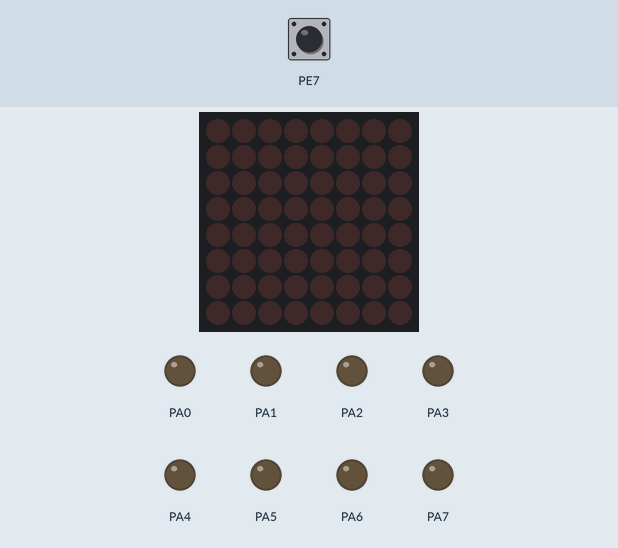
This program was run on a simulated ATmega128, built with avr-gcc and emulated at 8 MHz. Shown: 8×8 LED matrix, output pins drawn as LEDs (lit = HIGH). Wiring (inferred from the names in the program): HT16K33 LED driver at I2C address 0x70. The inputs (shaded band) are chosen by the test bench; at power-on: PE7 LOW.

Above: at 1.2 s.
1.3 s: PE7 driven HIGH
At 1.3 s:
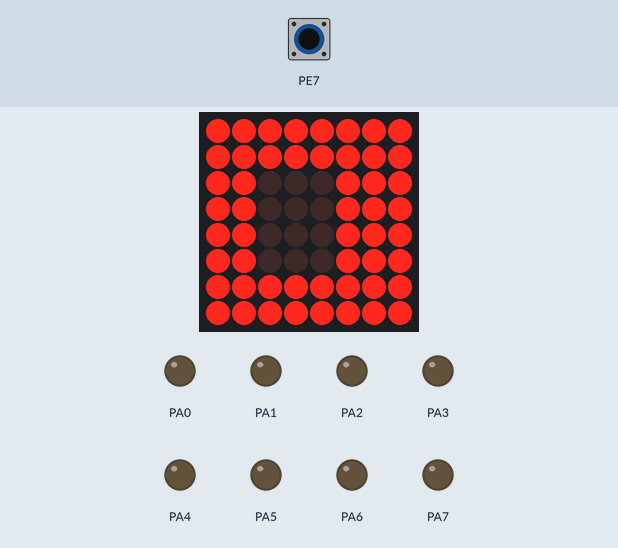
4.3 s: PE7 pulsed LOW 2 times (0.12 s each, 0.3 s apart)
At 5.1 s:
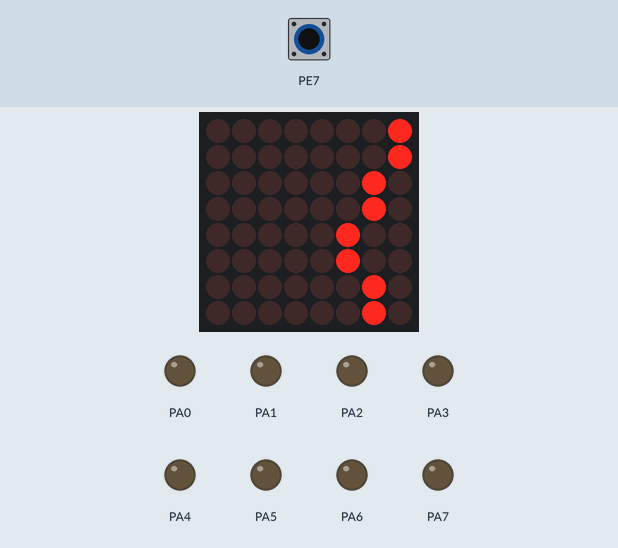
7.9 s: PE7 pulsed LOW 5 times (0.12 s each, 0.3 s apart)
At 9.3 s:
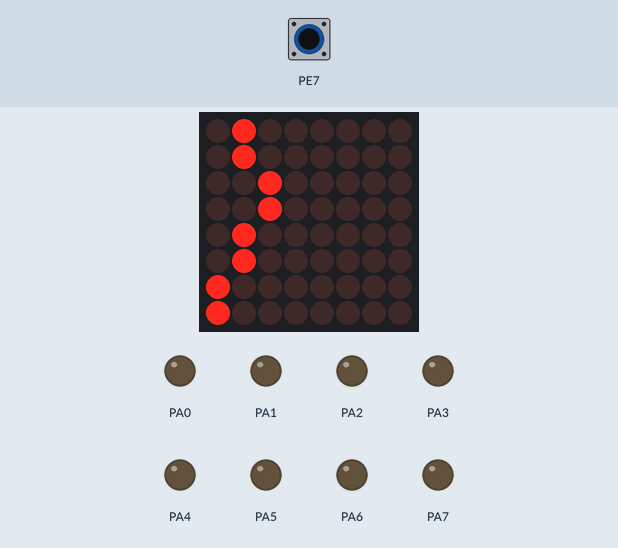
Timing chart, 0 to 10.9 s (numbered marks = the images above; inputs shaded):
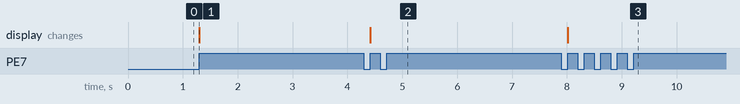

Measured:
- after the input at 1.3 s, every drawn part: stays the same
- after the input at 4.3 s, the display: changes after 0.11 s (image 2)
- after the input at 7.9 s, the display: changes after 0.12 s (image 3)

The program:

main.c
```c
/*
 * EindopdrachtMicroController.c
 *
 * Created: 20-3-2019 09:59:35
 * Author : timvg
 */

#define F_CPU 8000000

#include <avr/io.h>
#include <util/delay.h>
#include <avr/interrupt.h>
#include "animation.h"
#include "ledmatrix.h"

void wait( int ms )
/*
short:			Busy wait number of millisecs
inputs:			int ms (Number of millisecs to busy wait)
outputs:
notes:			Busy wait, not very accurate. Make sure (external)
				clock value is set. This is used by _delay_ms inside
				util/delay.h
Version :    	Initial code
*******************************************************************/
{
	for (int i=0; i<ms; i++)
	{
		_delay_ms( 1 );		// library function (max 30 ms at 8MHz)
	}
}

/*
	initMatrix()

	This will initialize the matrix for writing text on the matrix display
*/
void initMatrix(void){
	twi_init();


	DDRA = 0b11111111;

	EICRB |= 0b11000000; //set INT7 faling edge
	EIMSK |= 0b10000000; //enable INT&
	//enable global interrupt system
	sei();
}

/*
	main()

	Method that will be called on start-up. With a forever loop that will show the text and scrolls it
*/
int main(void)
{
	initMatrix();
	wait(500);

	clear();

	for (;;)
	{
		show_first_animation();
		wait(20);
		clear();
		wait(20);
		show_second_animation();
		wait(20);
		clear();
		wait(20);
		reverse_second_animation();
		wait(20);
		clear();
	}
}
```

animation.c
```c
/*
 * animation.c
 *
 * Created: 20-3-2019 12:20:37
 *  Author: timvg
 *
 */

 #include "animation.h"
 #include "ledmatrix.h"

 void show_first_animation(void);
 void show_second_animation(void);
 void reverse_second_animation(void);
 void clear(void);


 // The array which contains the data for the column of the animation
 char firstAnimationColumn[]= {0x00,0x02,0x04,0x06,0x08,0x0A,0x0C,0x0E,
						   0x0E,0x0E,0x0E,0x0E,0x0E,0x0E,0x0E,0x0c,
						   0x0A,0x08,0x06,0x04,0x02,0x00,0x00,0x00,
						   0x00,0x00,0x00,0x00,0x02,0x04,0x06,0x08,
						   0x0A,0x0C,0x0C,0x0C,0x0C,0x0C,0x0C,0x0A,
						   0x08,0x06,0x04,0x02,0x02,0x02,0x02,0x02,
						   0x04,0x06,0x08,0x0A,0x0A,0x0A,0x0A,0x08,
						   0x06,0x04,0x04,0x04,0x06,0x08,0x08,0x06};

char secondAnimationColumn[]= {0x00,0x02,0x04,0x06,0x08,0x0A,0x0C,0x0E,
							  0x00,0x02,0x04,0x06,0x08,0x0A,0x0C,0x0E,
							  0x00,0x02,0x04,0x06,0x08,0x0A,0x0C,0x0E,
							  0x00,0x02,0x04,0x06,0x08,0x0A,0x0C,0x0E,
							  0x00,0x02,0x04,0x06,0x08,0x0A,0x0C,0x0E,
							  0x00,0x02,0x04,0x06,0x08,0x0A,0x0C,0x0E,
							  0x00,0x02,0x04,0x06,0x08,0x0A,0x0C,0x0E,
							  0x00,0x02,0x04,0x06,0x08,0x0A,0x0C,0x0E};


 // The array which contains the data for the row of the animation
 char firstAnimationRow[]= {0x40,0x40,0x40,0x40,0x40,0x40,0x40,0x40,
						0x60,0x70,0x78,0x7C,0x7E,0x7F,0xFF,0xC0,
						0xC0,0xC0,0xC0,0xC0,0xC0,0xC0,0xC1,0xC3,
						0xC7,0xCF,0xDF,0xFF,0xE0,0xE0,0xE0,0xE0,
						0xE0,0xE0,0xF0,0xF8,0xFC,0xFE,0xFF,0xE1,
						0xE1,0xE1,0xE1,0xE1,0xE3,0xE7,0xEF,0xFF,
						0xF1,0xF1,0xF1,0xF1,0xF9,0xFD,0xFF,0xF3,
						0xF3,0xF3,0xF7,0xFF,0xFB,0xFB,0xFF,0xFF};

char secondAnimationRow[]={0x40,0x40,0x20,0x20,0x10,0x10,0x08,0x08,
						   0x10,0x10,0x08,0x08,0x04,0x04,0x02,0x02,
						   0x04,0x04,0x02,0x02,0x01,0x01,0x80,0x80,
						   0x01,0x01,0x80,0x80,0x40,0x40,0x20,0x20,
						   0x40,0x40,0x20,0x20,0x10,0x10,0x08,0x08,
						   0x10,0x10,0x08,0x08,0x04,0x04,0x02,0x02,
						   0x04,0x04,0x02,0x02,0x01,0x01,0x80,0x80,
						   0x01,0x01,0x80,0x80,0x40,0x40,0x20,0x20};

 /************************************************************************/
 /*
	This function shows the first animation on the dot matrix.
	It uses a for loop to go through the arrays where the data for the animation is stored.
	The animation turns on all lights in a specific order.
	Thanks to the arrays the pattern is already in the right order.
 */
 /************************************************************************/
 void show_first_animation(void)
 {

	 int x;
	 for(x = 0; x < 64; x++)
	 {
		 write_data(firstAnimationColumn[x], firstAnimationRow[x]);
		 wait(15);
	 }
 }

 /************************************************************************/
 /*
	This function shows the second animation on the dot matrix.
	It uses a for loop to go through the arrays where the data for the animation is stored.
	The animation turns on all lights in a specific order.
	Thanks to the arrays the pattern is already in the right order.
 */
 /************************************************************************/
 void show_second_animation(void)
 {

	 int x;
	 for(x = 0; x < 64; x++)
	 {
		 write_data(secondAnimationColumn[x], secondAnimationRow[x]);
		 wait(15);
	 }
 }

 /************************************************************************/
 /*
	This function reverses the second animation.
	It uses a for loop to go through the arrays in reverse order
	where the data for the animation is stored.
 */
 /************************************************************************/
 void reverse_second_animation(void)
 {

	 int x;
	 for(x = 64; x > 0; x--)
	 {
		 write_data(secondAnimationColumn[x], secondAnimationRow[x]);
		 wait(15);
	 }
 }

 /************************************************************************/
 /*
	This function clears the dot matrix.
 */
 /************************************************************************/
 void clear()
 {
	int i;
	for (i = 0; i < 8; i++ )
	{
		write_data(firstAnimationColumn[i], 0);
		wait(1/100);
	}
 }
```

animation.h
```c
/*
 * animation.h
 *
 * Created: 20-3-2019 12:20:59
 *  Author: timvg
 */


#ifndef ANIMATION_H_
#define ANIMATION_H_

void show_first_animation(void);
void show_second_animation(void);
void reverse_second_animation(void);
void clear(void);


#endif /* ANIMATION_H_ */
```

ledmatrix.c
```c
/*
 * ledmatrix.c
 *
 * Created: 20-3-2019 12:05:36
 *  Author: timvg
 */

#include "ledmatrix.h"

/******************************************************************/
void twi_init(void)
/*
short:			Init AVR TWI interface and set bitrate
inputs:
outputs:
notes:			TWI clock is set to 100 kHz
Version :    	DMK, Initial code
*******************************************************************/
{
	TWSR = 0;
	TWBR = 64;	 // TWI clock set to 100kHz, prescaler = 0
	// Init HT16K22. Page 32 datasheet
	twi_start();
	twi_tx(0xE0);	// Display I2C addres + R/W bit
	twi_tx(0x21);	// Internal osc on (page 10 HT16K33)
	twi_stop();

	twi_start();
	twi_tx(0xE0);	// Display I2C address + R/W bit
	twi_tx(0xA0);	// HT16K33 pins all output
	twi_stop();

	twi_start();
	twi_tx(0xE0);	// Display I2C address + R/W bit
	twi_tx(0xE3);	// Display Dimming 4/16 duty cycle
	twi_stop();

	twi_start();
	twi_tx(0xE0);	// Display I2C address + R/W bit
	twi_tx(0x81);	// Display OFF - Blink On
	twi_stop();

}

/******************************************************************/
void twi_start(void)
/*
short:			Generate TWI start condition
inputs:
outputs:
notes:
Version :    	DMK, Initial code
*******************************************************************/
{
	TWCR = (0x80 | 0x20 | 0x04);
	while( 0x00 == (TWCR & 0x80) );
}

/******************************************************************/
void twi_stop(void)
/*
short:			Generate TWI stop condition
inputs:
outputs:
notes:
Version :    	DMK, Initial code
*******************************************************************/
{
	TWCR = (0x80 | 0x10 | 0x04);
}

/******************************************************************/
void twi_tx(unsigned char data)
/*
short:			transmit 8 bits data
inputs:
outputs:
notes:
Version :    	DMK, Initial code
*******************************************************************/
{
	TWDR = data;
	TWCR = (0x80 | 0x04);
	while( 0 == (TWCR & 0x80) );
}

void write_data(unsigned char adress,unsigned char data)
{
	twi_start();
	twi_tx(0xE0);	// Display I2C addres + R/W bit
	twi_tx(adress);	// Address
	twi_tx(data);	// data
	twi_stop();
}
```

ledmatrix.h
```c
/*
 * ledmatrix.h
 *
 * Created: 20-3-2019 12:06:44
 *  Author: timvg
 */


#ifndef LEDMATRIX_H_
#define LEDMATRIX_H_


#include <avr/io.h>

void twi_start(void);
void twi_stop(void);
void twi_tx(unsigned char data);
void twi_init(void);
void write_data(unsigned char,unsigned char);
char getRowAddress(int);


#endif /* LEDMATRIX_H_ */
```
